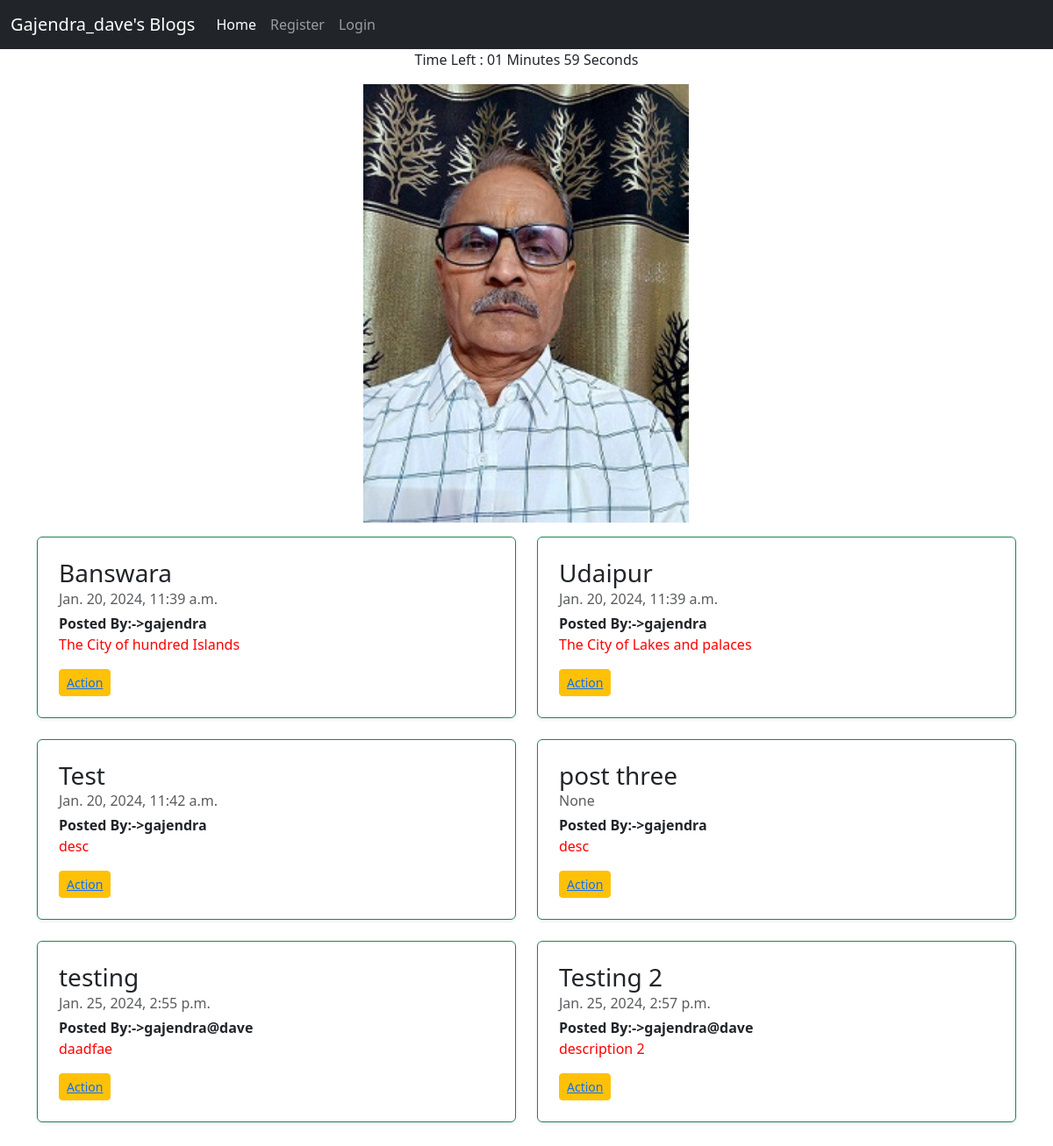
The app's page /, older data.
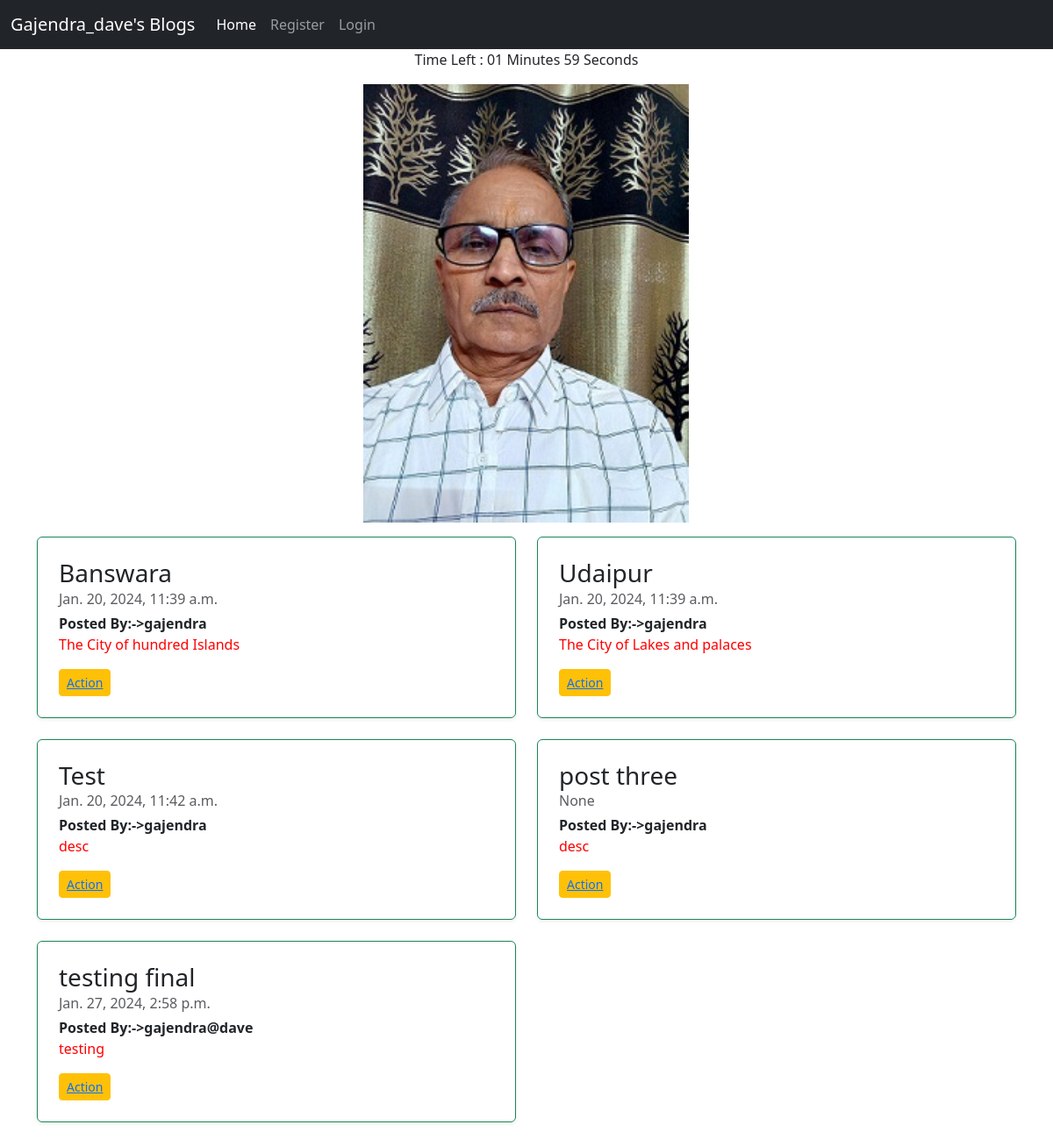
The same page, newer data.
### myapp/models.py (models this page shows, shortened)
class Blog(models.Model):
    user_id = models.ForeignKey(User,on_delete=models.CASCADE)
    title = models.CharField(max_length=150)
    desc = models.TextField(null=False)
    date = models.DateTimeField(default=datetime.now,null=True)

### myapp/views.py (the view)
# urls.py: path('',views.index,name='index'),
def index(request):
    blog = Blog.objects.all()
    return render(request, 'home.html', {'blogs': blog})

### templates/home.html (shortened to what this page needs)
{% extends 'base.html' %}
{% block body %}
{% load static %}
<div class="col-md-7  offset-4 ">
 <img src="{% static 'img/gk1.jpeg' %}" alt="blog" style='width: 57%; height: 500px;'>
</div>
<div class="row mb-2 my-3">
  {% for blog in blogs %}
  <div class="col-md-6">
    <div class="row g-0 border border-success rounded overflow-hidden flex-md-row mb-4 shadow-sm h-md-250 position-relative">
      <div class="col p-4 d-flex flex-column position-static">
        <h3 class="mb-0">{{blog.title}}</h3>
        <div class="mb-1 text-body-secondary">{{blog.date}}</div>
       <b>Posted By:->{{blog.user_id.username }} </b>
        <p class="card-text mb-auto " style = 'color:red;'>{{blog.desc}}</p>
        <div> <button class="btn btn-warning btn-sm mt-3"><a href="blog_detail/{{blog.id}}" >
          Action
        </a></button></div>
      </div>
    </div>
  </div>
  {% endfor %}
</div>
{% endblock body %}

Row changes from the older to the newer data that the page shows:
removed Blog: title "testing", date "Jan. 25, 2024, 2:55 p.m.", user_id.username "gajendra@dave", desc "daadfae"
removed Blog: title "Testing 2", date "Jan. 25, 2024, 2:57 p.m.", user_id.username "gajendra@dave", desc "description 2"
added Blog: title "testing final", date "Jan. 27, 2024, 2:58 p.m.", user_id.username "gajendra@dave", desc "testing"
